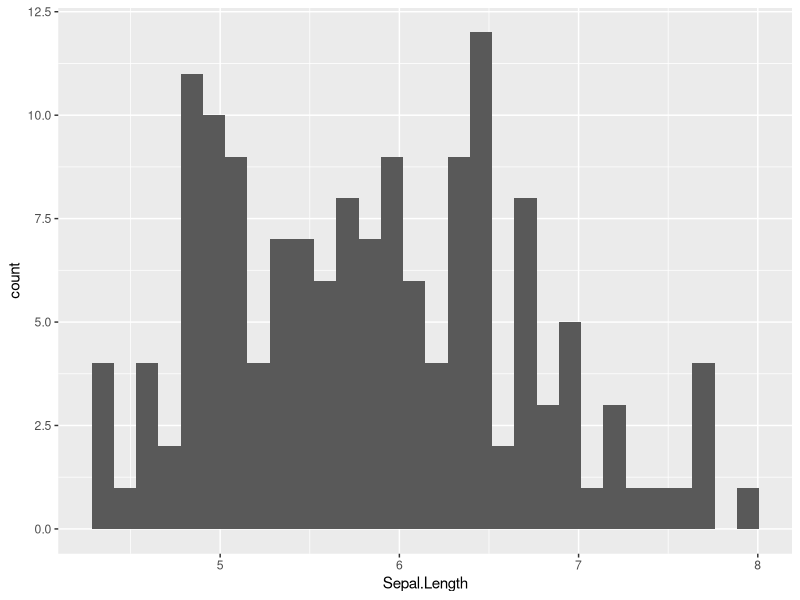
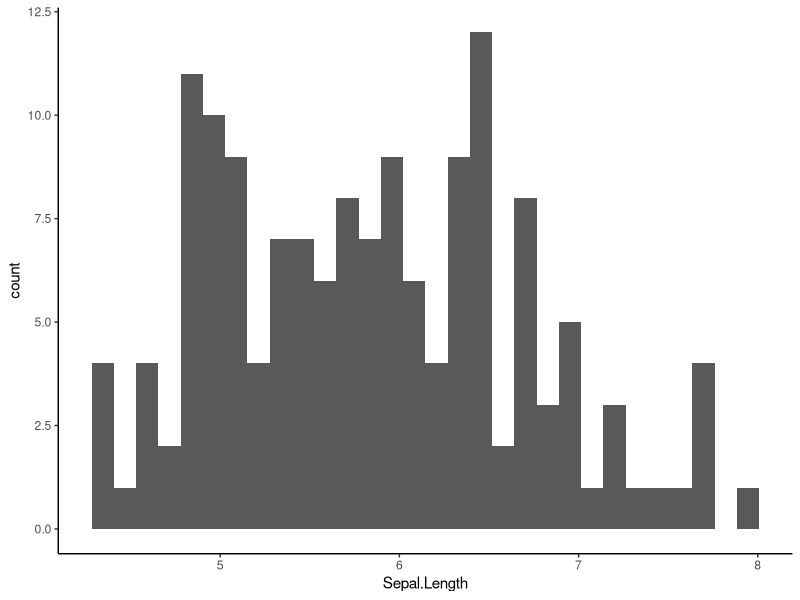
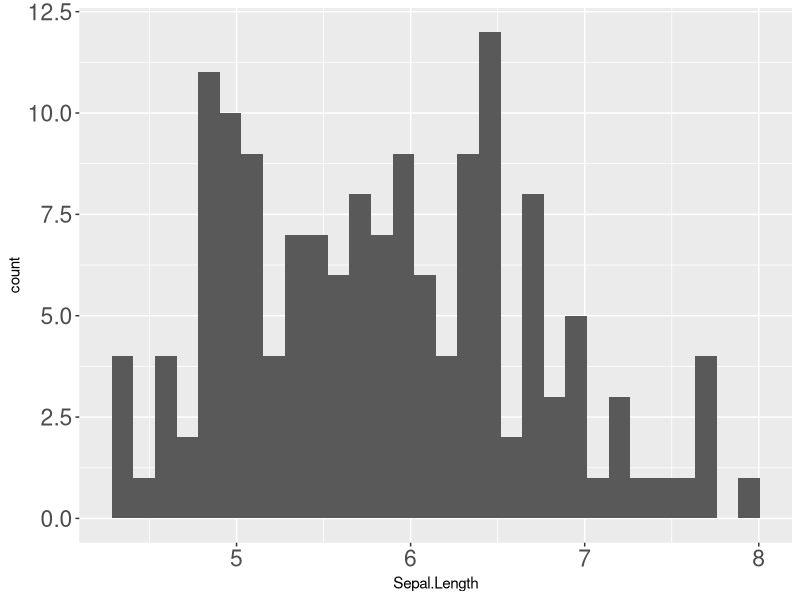
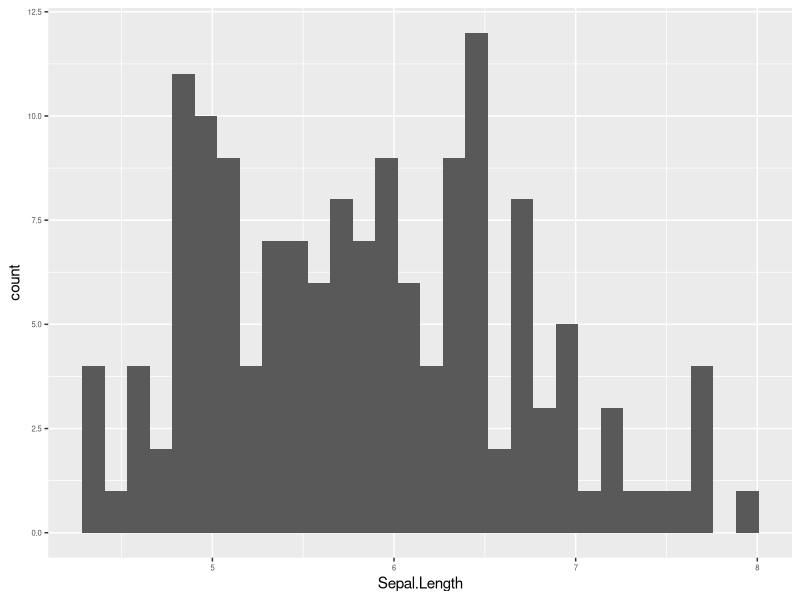
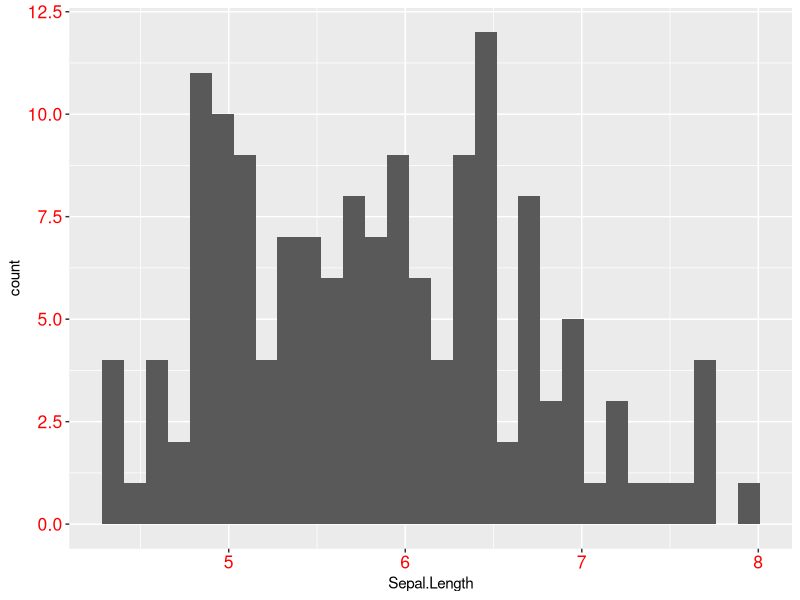
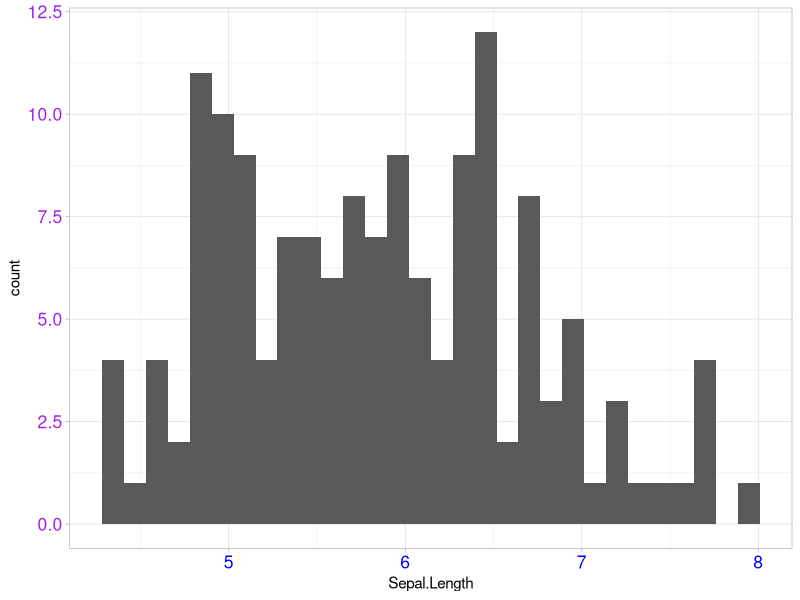
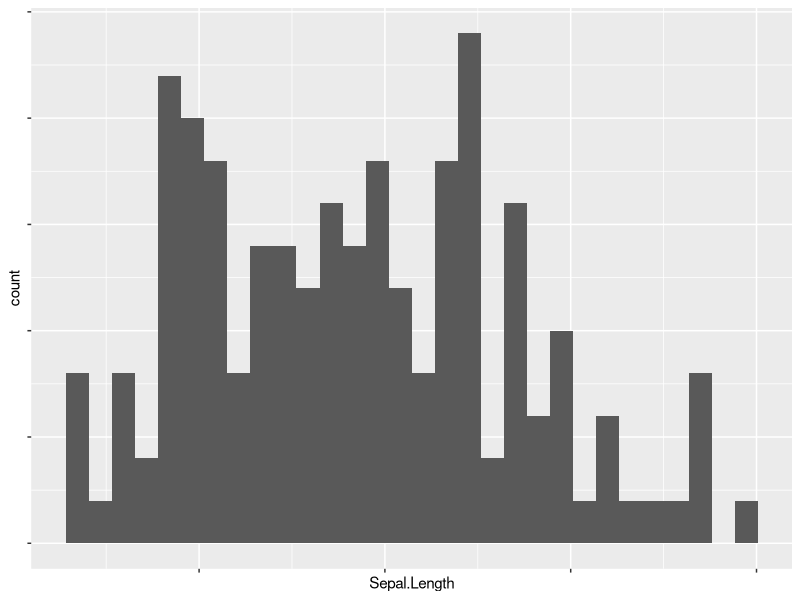
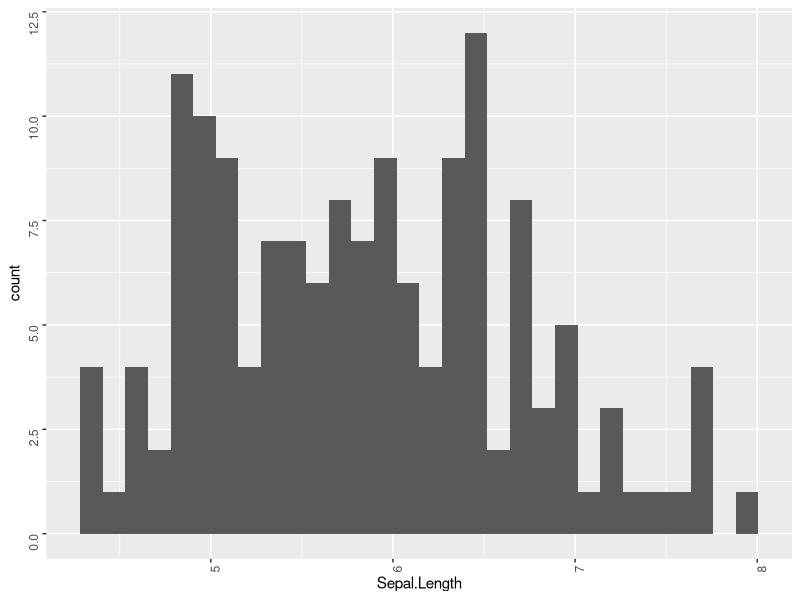

These figures' R source, in order:
## ---- chunk 1
knitr::opts_chunk$set(
  message = FALSE,
  warning = FALSE,
  fig.width = 4,
  fig.height = 3
)
library(ggplot2)
## ---- chunk 2
ggplot(iris, aes(x = Sepal.Length)) + 
  geom_histogram()
## ---- chunk 3
ggplot(iris, aes(x = Sepal.Length)) + 
  geom_histogram() + 
  theme_classic() # Set the theme as theme_classic() by adding
## ---- chunk 4
ggplot(iris, aes(x = Sepal.Length)) + 
  geom_histogram() + 
  #theme( plot-thing-to-change = element_<YPE>(things to customize about it) )
  theme(axis.text = element_text(size = rel(1.5)))
## ---- chunk 5
ggplot(iris, aes(x = Sepal.Length)) + 
  geom_histogram() + 
  theme(axis.text = element_text(size = rel(0.5)))
## ---- chunk 6
ggplot(iris, aes(x = Sepal.Length)) + 
  geom_histogram() + 
  theme(axis.text = element_text(color = "red", size = rel(1.15)))
## ---- chunk 7
ggplot(iris, aes(x = Sepal.Length)) + 
  geom_histogram() + 
  theme_light() +
  theme(axis.text = element_text(size = rel(1.15)), # both axes 
        axis.text.x = element_text(color = "blue"), # only the x!
        axis.text.y = element_text(color = "purple")) # only the y!
## ---- chunk 8
ggplot(iris, aes(x = Sepal.Length)) + 
  geom_histogram() + 
  theme(axis.text = element_blank()) 
## ---- chunk 9
ggplot(iris, aes(x = Sepal.Length)) + 
  geom_histogram() + 
  theme(axis.text = element_text(angle = 90))
## ---- chunk 10
ggplot(iris, aes(x = Sepal.Length)) + 
  geom_histogram() + 
  theme(plot.background = element_rect(fill = "pink"))
## ---- chunk 11
ggplot(iris, aes(x = Sepal.Length)) + 
  geom_histogram() + 
  theme(panel.background = element_rect(fill = "pink"))
## ---- chunk 12
ggplot(iris, aes(x = Sepal.Length)) + 
  geom_histogram() + 
  # Add faceting
  facet_wrap(vars(Species), nrow = 1) +
  theme(strip.background = element_rect(fill = "pink", 
                                        color = "blue",
                                        size = rel(4)))
## ---- chunk 13
ggplot(iris, aes(x = Sepal.Length)) + 
  geom_histogram() + 
  theme(axis.line = element_line(size = rel(2), color = "purple"))
## ---- chunk 14
ggplot(iris, aes(x = Sepal.Length)) + 
  geom_histogram() + 
  theme(panel.grid = element_line(color = "blue"))
## ---- chunk 15
ggplot(iris, aes(x = Sepal.Length)) + 
  geom_histogram() + 
  theme(panel.grid = element_line(color = "blue"),
        panel.grid.minor = element_blank())
## ---- chunk 16
ggplot(iris, aes(x = Sepal.Length, fill = Species)) + 
  geom_histogram(color = "black") + 
  facet_wrap(vars(Species)) + 
  theme(legend.key.size = unit(0.2, "cm"))
## ---- chunk 17
ggplot(iris, aes(x = Sepal.Length, fill = Species)) + 
  geom_histogram(color = "black") + 
  facet_wrap(vars(Species)) + 
  theme(legend.key.size = unit(2, "cm"))
## ---- chunk 18
ggplot(iris, aes(x = Sepal.Length)) + 
  geom_histogram() +
  labs(title = "My iris histogram") -> iris_histogram # save plot to variable

# Add some theme changes to it, without changing the definition of `iris_histogram`
iris_histogram + 
  theme(plot.title = element_text(hjust = 0.5)) # moves title to top-MIDDLE of the plot instead of the default top-left
